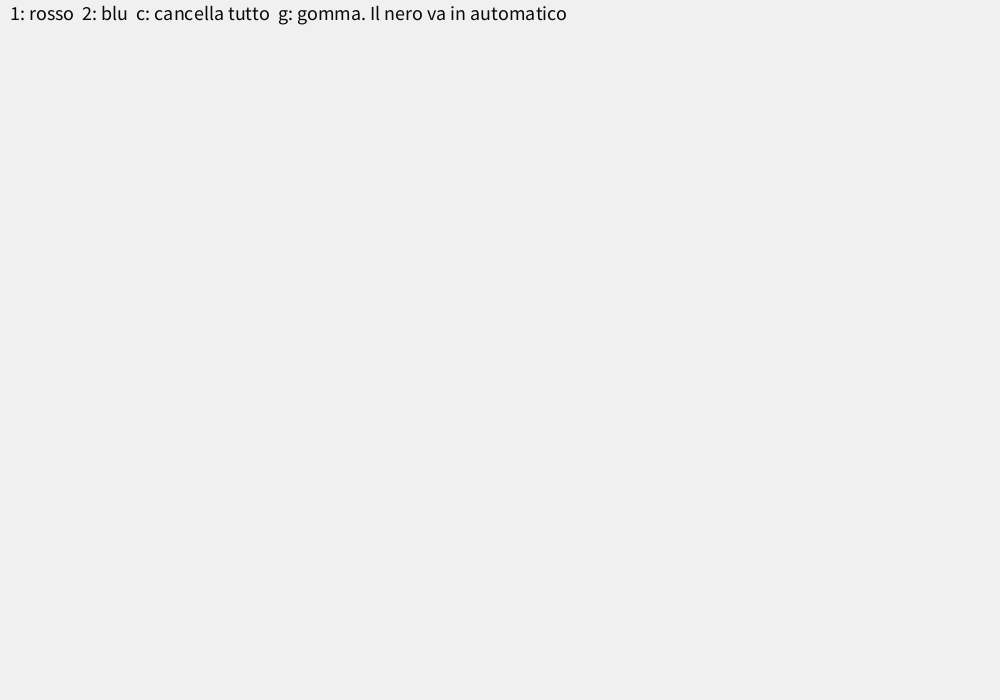
Frame 1 (no input)
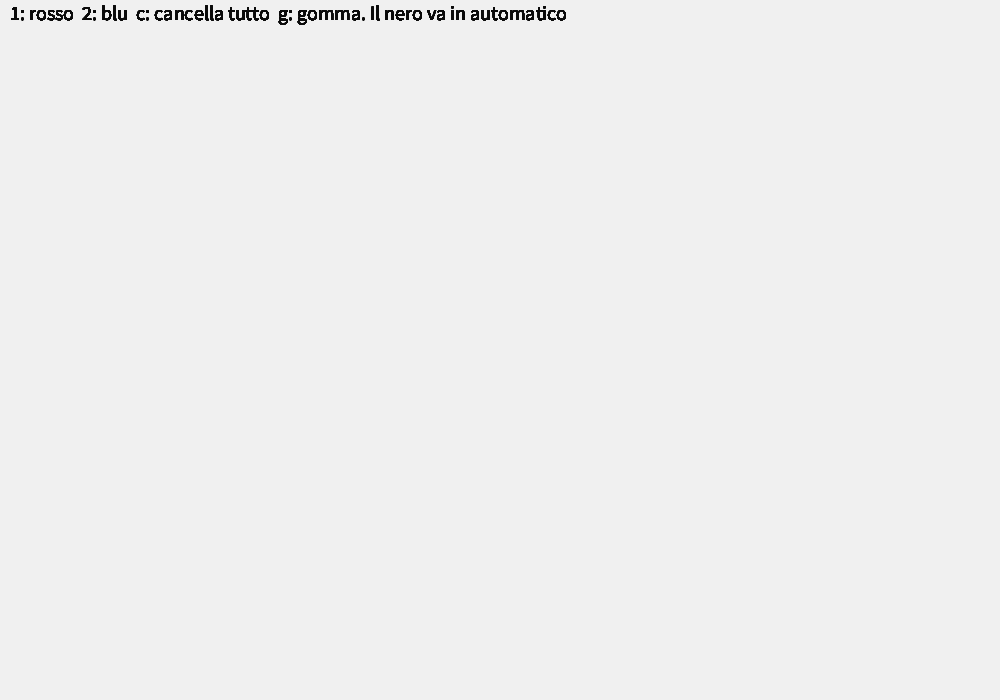
Frame 60 (the mouse pressed at the canvas centre just before this capture)
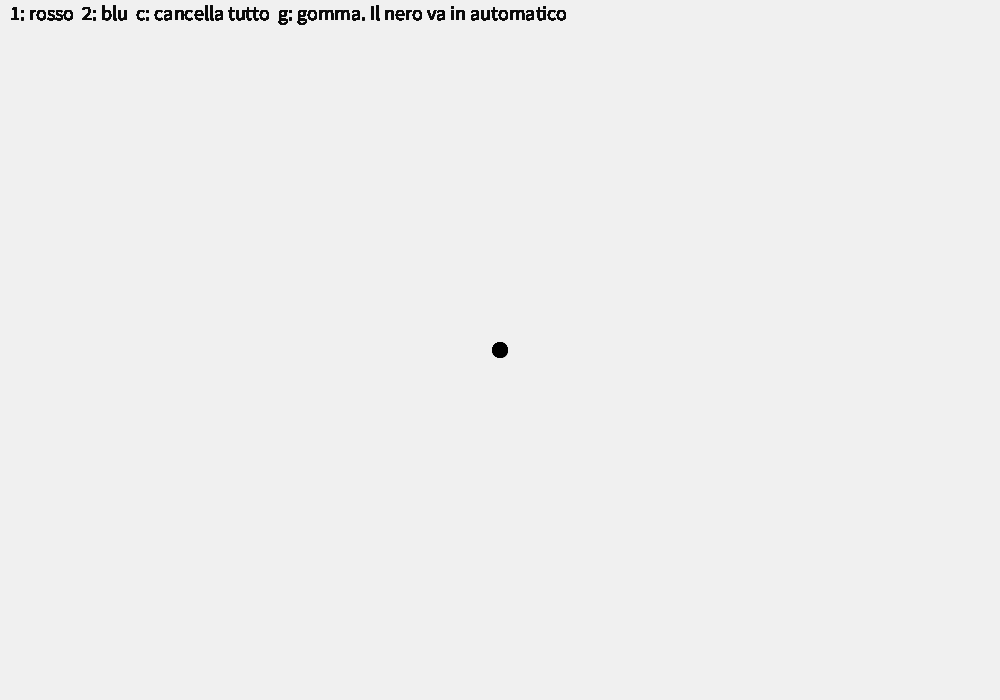
Frame 120 (the mouse held since frame 60 and released just before this capture)

The Processing sketch that drew these frames (run headless with seeded random() and noise(); from frame 60 on, the mouse is pressed at the canvas centre):

// Processing sketch: paint
// ── paint.pde
int tasto;

void setup(){
  background(240);
  size(1000, 700);
}

void draw(){
  fill(10);
  textSize(20);
  text("1: rosso  2: blu  c: cancella tutto  g: gomma. Il nero va in automatico", 10, 20);
  if(keyPressed){
    tasto = key;
    switch(tasto){
      case '1':  //disegna rosso
        if(mousePressed){
          fill(255, 0, 0);
          circle(mouseX, mouseY, 15);
          noStroke();
          fill(10);
          textSize(20);
          text("1: rosso  2: blu  c: cancella tutto  g: gomma. Il nero va in automatico", 10, 20);
        }
        break;
      case '2':  //disegna blu
        if(mousePressed){
          fill(0, 0, 255);
          circle(mouseX, mouseY, 15);
          noStroke();
          fill(10);
          textSize(20);
          text("1: rosso  2: blu  c: cancella tutto  g: gomma. Il nero va in automatico", 10, 20);
        }
        break;
      case 'c':  //cancella tutto
        background(240);
        fill(10);
        textSize(20);
        text("1: rosso  2: blu  c: cancella tutto  g: gomma. Il nero va in automatico", 10, 20);
        break;
      case 'g':  //gomma
        if(mousePressed){
          fill(240);
          circle(mouseX, mouseY, 15);
          noStroke();
          fill(10);
          textSize(20);
          text("1: rosso  2: blu  c: cancella tutto  g: gomma. Il nero va in automatico", 10, 20);
        }
        break;
      default:  //disegna nero
        if(mousePressed){
          fill(0, 0, 0);
          circle(mouseX, mouseY, 15);
          noStroke();
          fill(10);
          textSize(20);
          text("1: rosso  2: blu  c: cancella tutto  g: gomma. Il nero va in automatico", 10, 20);
        }
        break;
    }
    
  }
  else{
    switch(tasto){
      case '1':
        if(mousePressed){
          fill(255, 0, 0);
          circle(mouseX, mouseY, 15);
          noStroke();
          fill(10);
          textSize(20);
          text("1: rosso  2: blu  c: cancella tutto  g: gomma. Il nero va in automatico", 10, 20);
        }
        break;
      case '2': 
        if(mousePressed){
          fill(0, 0, 255);
          circle(mouseX, mouseY, 15);
          noStroke();
          fill(10);
          textSize(20);
          text("1: rosso  2: blu  c: cancella tutto  g: gomma. Il nero va in automatico", 10, 20);
        }
        break;
      case 'c':
        background(240);
        fill(10);
        textSize(20);
        text("1: rosso  2: blu  c: cancella tutto  g: gomma. Il nero va in automatico", 10, 20);
        break;
      case 'g':
        if(mousePressed){
          fill(240);
          circle(mouseX, mouseY, 15);
          noStroke();
          fill(10);
          textSize(20);
          text("1: rosso  2: blu  c: cancella tutto  g: gomma. Il nero va in automatico", 10, 20);
        }
        break;
      default:
        if(mousePressed){
          fill(0, 0, 0);
          circle(mouseX, mouseY, 15);
          noStroke();
          fill(10);
          textSize(20);
          text("1: rosso  2: blu  c: cancella tutto  g: gomma. Il nero va in automatico", 10, 20);
        }
        break;
    }
  }
}
